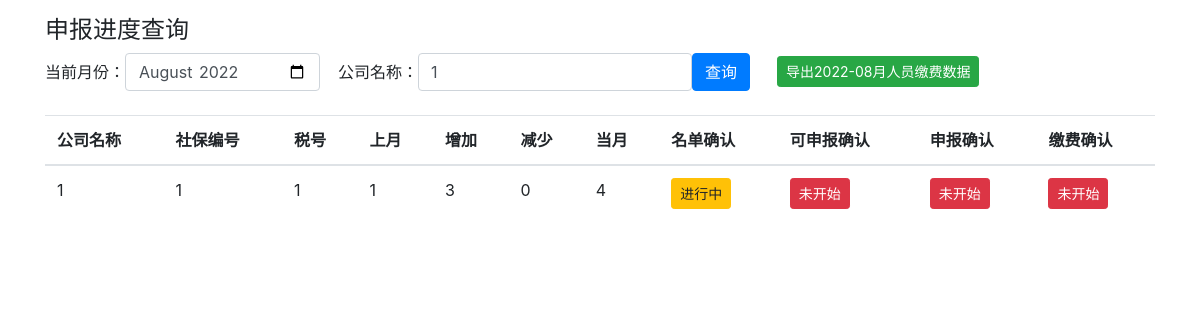
The page /report_progress/1 on the database its author committed.
### company.py (models this page shows, shortened)
class Companys(db.Model):
    company_id = db.Column('company_id', db.Integer, primary_key=True)
    name = db.Column(db.String(200))
    position = db.Column(db.String(200))
    code = db.Column(db.String(200))
    zwwname = db.Column(db.String(200))
    scode = db.Column(db.String(200))
    injury_ratio = db.Column(db.Float)
    person = db.Column(db.String(200))
    is_valid = db.Column(db.String(200))
    pay_type = db.Column(db.String(200))
    short_name = db.Column(db.String(200))

### main.py (the view, shortened to what this page needs)
@app.route('/report_progress/<name>', methods=['GET', 'POST'])
def report_progress(name):
    cur_month = get_cur_month()
    m_change_data = get_cur_month_change_data_dic(cur_month)
    reports = Reports.query.filter_by(cur_month=cur_month).all()
    for company_name in m_change_data:
        m_change_data[company_name]["members_check"] = "进行中"
        m_change_data[company_name]["reportable_check"] = "未开始"
        m_change_data[company_name]["report_state"] = "未开始"
        m_change_data[company_name]["pay_state"] = "未开始"
    for report in reports:
        if report.members_check == "已完成":
            m_change_data[report.company_name]["members_check"] = "已完成"
            m_change_data[report.company_name]["reportable_check"] = "进行中"
        if report.reportable_check == "已完成":
            m_change_data[report.company_name]["reportable_check"] = "已完成"
            m_change_data[report.company_name]["report_state"] = "进行中"
        if report.report_state == "已完成":
            m_change_data[report.company_name]["report_state"] = "已完成"
            m_change_data[report.company_name]["pay_state"] = "进行中"
        if report.pay_state == "已完成" and report.pay_list_print == "已完成":
            m_change_data[report.company_name]["pay_state"] = "已完成"
    companys = Companys.query.filter_by(name=name, is_valid="是").all()
    if name == "all":
        companys = Companys.query.filter_by(is_valid="是").all()
        name = ""
    return render_template('report_progress.html', name=name,
                           companys=companys,
                           cur_month=cur_month,
                           m_change_data=m_change_data)

### main.py (called while the page is built)
def get_cur_month():
    return datetime.datetime.now().strftime("%Y-%m")

def get_last_month(number, year, month, day):
    t = datetime.date(year, month, day)
    return (t - relativedelta(months=number)).strftime("%Y-%m")

### templates/report_progress.html (shortened to what this page needs)
<!DOCTYPE html>
<html lang="en">
<head>
    <link rel="stylesheet" href="https://cdn.staticfile.org/twitter-bootstrap/4.3.1/css/bootstrap.min.css">
</head>
<body>
<div class="container">
    <h4>申报进度查询</h4>
    <form class="form-inline" action="{{ url_for('report_progress', name='all') }}" method = "post">
        <label for="inputPassword2">当前月份： </label>
        <input value="{{cur_month}}" type="month" class="form-control" id="inputPassword2" name="cur_month">
        <label for="inputPassword2">&nbsp;&nbsp;&nbsp;&nbsp;公司名称：</label>
        <input value="{{name}}" type="text" class="form-control" id="inputPassword2" placeholder="所有公司" name="name">
        <button type="submit" class="btn btn-primary">查询</button>
        &nbsp;&nbsp;&nbsp;&nbsp;&nbsp;&nbsp;<a href="{{ url_for('export_member_record', cur_month=cur_month) }}" class="btn btn-success btn-sm" role="button">导出{{cur_month}}月人员缴费数据</a>
    </form>
    <br>
    <table class="table table-hover">
        <thead>
        <tr>
            <th>公司名称</th>
            <th>社保编号</th>
            <th>税号</th>
            <th>上月</th>
            <th>增加</th>
            <th>减少</th>
            <th>当月</th>
            <th>名单确认</th>
            <th>可申报确认</th>
            <th>申报确认</th>
            <th>缴费确认</th>
        </tr>
        </thead>
        <tbody>
        {% for company in companys %}
        <tr>
            <td>{{ company.name }}</td>
            <td>{{ company.code }}</td>
            <td>{{ company.scode }}</td>
            <td>{{ m_change_data[company.name]["last_month_cnt"] }}</td>
            <td>{{ m_change_data[company.name]["cur_month_add"] }}</td>
            <td>{{ m_change_data[company.name]["cur_month_remove"] }}</td>
            <td>{{ m_change_data[company.name]["cur_month_cnt"] }}</td>
            <th>
                {% if m_change_data[company.name]['members_check']=="未开始" %}
                <a href="" class="btn btn-danger btn-sm" role="button">未开始</a>
                {% elif m_change_data[company.name]['members_check']=="进行中" %}
                <a href="{{ url_for('confirm_member', name=company.name, readonly='F', cur_month=cur_month) }}" class="btn btn-warning btn-sm" role="button">进行中</a>
                {% else %}
                <a href="{{ url_for('confirm_member', name=company.name, readonly='readonly', cur_month=cur_month) }}" class="btn btn-success btn-sm" role="button">已完成</a>
                {% endif %}
            </th>
            <th>
                {% if m_change_data[company.name]['reportable_check']=="未开始" %}
                <a href="" class="btn btn-danger btn-sm" role="button">未开始</a>
                {% elif m_change_data[company.name]['reportable_check']=="进行中" %}
                <a href="{{ url_for('reportable_check', name=company.name, readonly='F', cur_month=cur_month) }}" class="btn btn-warning btn-sm" role="button">进行中</a>
                {% else %}
                <a href="{{ url_for('reportable_check', name=company.name, readonly='readonly', cur_month=cur_month) }}" class="btn btn-success btn-sm" role="button">已完成</a>
                {% endif %}
            </th>
            <th>
                {% if m_change_data[company.name]['report_state']=="未开始" %}
                <a href="" class="btn btn-danger btn-sm" role="button">未开始</a>
                {% elif m_change_data[company.name]['report_state']=="进行中" %}
                <a href="{{ url_for('report_check', name=company.name, readonly='F', cur_month=cur_month) }}" class="btn btn-warning btn-sm" role="button">进行中</a>
                {% else %}
                <a href="{{ url_for('report_check', name=company.name, readonly='readonly', cur_month=cur_month) }}" class="btn btn-success btn-sm" role="button">已完成</a>
                {% endif %}
            </th>
            <th>
                {% if m_change_data[company.name]['pay_state']=="未开始" %}
                <a href="" class="btn btn-danger btn-sm" role="button">未开始</a>
                {% elif m_change_data[company.name]['pay_state']=="进行中" %}
                <a href="{{ url_for('pay_check', name=company.name, readonly='F', cur_month=cur_month) }}" class="btn btn-warning btn-sm" role="button">进行中</a>
                {% else %}
                <a href="{{ url_for('pay_check', name=company.name, readonly='readonly', cur_month=cur_month) }}" class="btn btn-success btn-sm" role="button">已完成</a>
                {% endif %}
            </th>
        </tr>
        {% endfor %}
        </tbody>
    </table>
</div>
</body>
</html>

### rows shown on the page
Companys: name "1", code "1", scode "1", name "3", name "0", name "4", shows "未开始"

### other values the page prints
{{ cur_month }} "2022-08"
